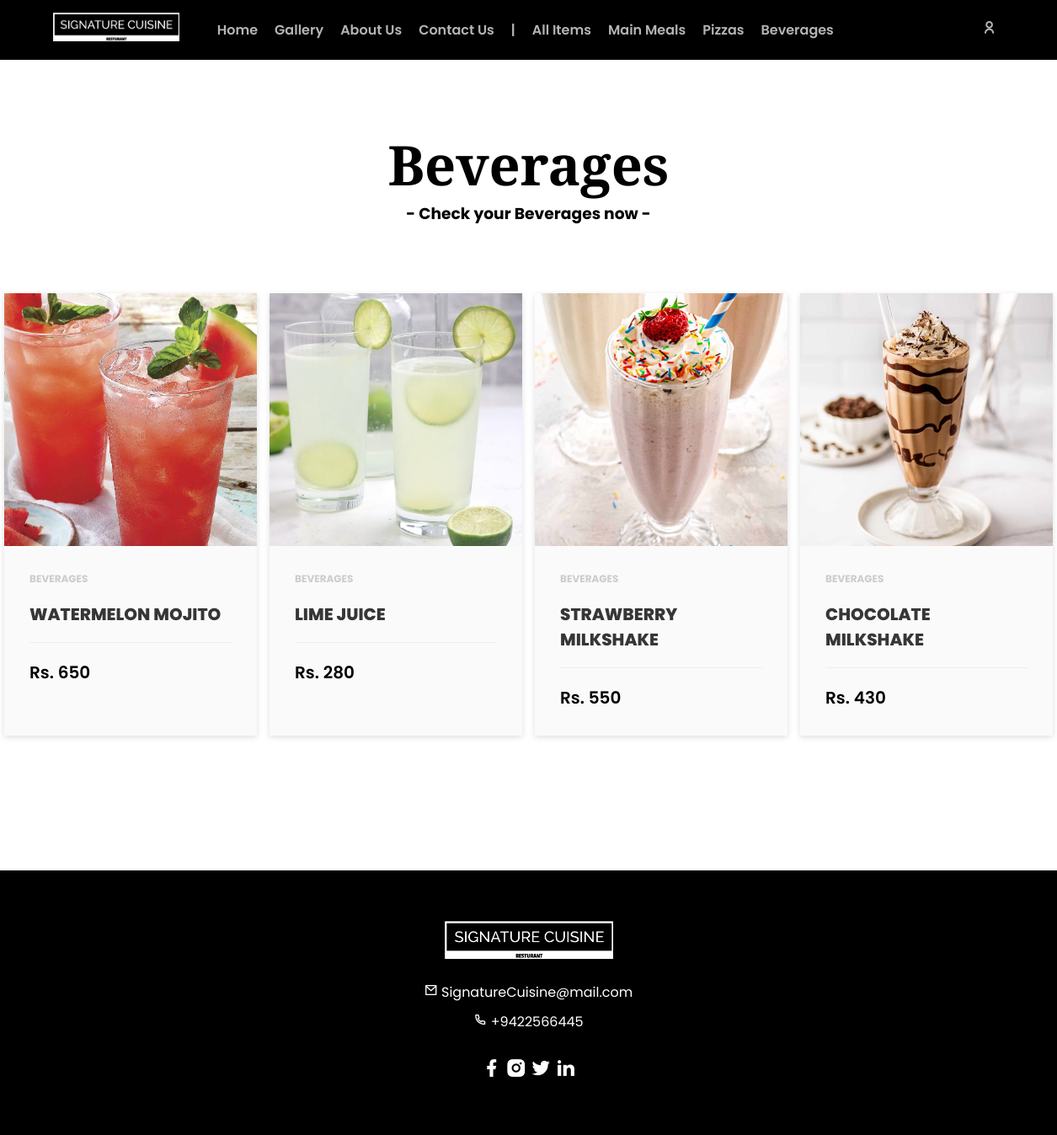
Screenshot of /Beverages.php with the database file from the repository.
### tables this page shows
CREATE TABLE IF NOT EXISTS `product` (
  `product_id` int NOT NULL AUTO_INCREMENT,
  `product_name` varchar(255) DEFAULT NULL,
  `product_price` varchar(50) DEFAULT NULL,
  `product_image` varchar(255) DEFAULT NULL,
  `product_code` varchar(10) DEFAULT NULL,
  `qty` int DEFAULT NULL,
  `brand` varchar(50) DEFAULT NULL,
  `category` varchar(50) DEFAULT NULL,
  `created_at` datetime DEFAULT NULL,
  `updated_at` datetime DEFAULT NULL,
  PRIMARY KEY (`product_id`)
);

### Beverages.php (the view, shortened to what this page needs)
<!DOCTYPE html>
<html lang="en">
<head>
    <?php
    include 'includes/connection.php';
    include 'includes/header.php';
    ?>
</head>
<body>
    <header>
        <?php
        include 'includes/menu.php';
        ?>
    </header>
    <section class="shop">
            <h1>Beverages</h1>
            <h3>- Check your Beverages now -</h3>
            <div class="grid" style="display: inline-grid !important;">
                <?php
                $sql = "SELECT *
                FROM product
                WHERE category = 'Beverages'
                ORDER BY created_at DESC";
                $result = mysqli_query($conn, $sql);
                if ($result->num_rows > 0) {
                    while ($row = $result->fetch_assoc()) { ?>
                        <div class="product-card">
                            <div class="product-tumb">
                                <img src="assets/images/uploads/<?php echo $row['product_image']; ?>" alt="">
                            </div>
                            <div class="product-details">
                                <span class="product-catagory">
                                    <?php echo $row['category']; ?>
                                </span>
                                <h4>
                                    <?php echo $row['product_name']; ?>
                                </h4>
                                <div class="product-bottom-details">
                                    <div class="product-price">
                                       Rs. <?php echo $row['product_price']; ?>
                                    </div>
                                </div>
                            </div>
                        </div>
                    <?php }
                }
                ?>
            </div>
    </section>
    <footer><center>
                <div class="footer-col">
                <center><img src="assets/images/logo2.png" alt="logo" class="footer-logo-img"></center>
                    <div class="contact">
                        <a href="#"><i class="ri-mail-line"></i> SignatureCuisine@mail.com</a>
                        <a href="#"><i class="ri-phone-line"></i> +9422566445</a>
                    </div>
                    <div class="social-icon">
                        <a href="https://web.facebook.com/" title="facebook">
                            <i class="ri-facebook-fill"></i>
                        </a>
                        <a href="https://www.instagram.com/" title="instagram">
                            <i class="ri-instagram-fill"></i>
                        </a>
                        <a href="https://twitter.com/" title="twitter">
                            <i class="ri-twitter-fill"></i>
                        </a>
                        <a href="https://www.linkedin.com/" title="linkedin">
                            <i class="ri-linkedin-fill"></i>
                        </a>
                    </div>
                </div>
</center>
    </footer>
</body>
</html>

### assets/css/styles.css (style rules this page uses)
* { margin: 0; padding: 0; box-sizing: border-box; }
a { color: var(--text-color); text-decoration: none; }
:root { --primary-color: #000000; --text-color: #5c686c; --primary-font: 'Playfair Display', serif; --secondry-font: 'Poppins', sans-serif; }
body { color: var(--primary-color); font-family: var(--secondry-font); }
section { padding: 80px 0; text-align: center; }
.grid { display: inline-grid; grid-template-columns: repeat(4, 1fr); gap: 15px; margin: 30px auto; }
h1 { font-size: 65px; font-weight: 800; font-family: var(--primary-font); }
footer { background: var(--primary-color); text-align: left; padding: 60px 0; }
footer .footer-col { display: flex; flex-direction: column; }
footer .footer-logo-img { width: 200px; margin-bottom: 20px; }
footer a, span { color: #FFF; transition: all .3s ease-in-out; }
footer .contact { display: flex; flex-direction: column; }
footer .contact a { margin-bottom: 10px; }
footer .social-icon { margin-top: 20px; }
footer .social-icon i { font-size: 25px; }
.product-card { width: 300px; position: relative; box-shadow: 0 2px 7px #dfdfdf; margin: 50px auto; background: #fafafa; text-align: left; }
.product-tumb { display: flex; align-items: center; justify-content: center; height: 300px; }
.product-tumb img { width: 100%; height: 100%; object-fit: cover; }
.product-details { padding: 30px; }
.product-catagory { display: block; font-size: 12px; font-weight: 700; text-transform: uppercase; color: #ccc; margin-bottom: 18px; }
.product-details h4 { font-weight: 800; font-size: 20px; display: block; margin-bottom: 18px; text-transform: uppercase; color: #363636; text-decoration: none; transition: 0.3s; cursor: pointer; }
.product-bottom-details { overflow: hidden; border-top: 1px solid #eee; padding-top: 20px; display: flex; justify-content: space-between; align-items: center; }
.product-bottom-details div { width: 50%; }
.product-price { text-align: left; font-size: 20px; color: var(--primary-color); font-weight: 600; }
:root { --primary-color: #000000; --text-color: #000000; --primary-font: 'Playfair Display', serif; --secondry-font: 'Poppins', sans-serif; }
.grid { display: grid; grid-template-columns: repeat(4, 1fr); gap: 15px; margin: 30px auto; }

### rows the page displays
product: product_image (picture), category "BEVERAGES", product_name "WATERMELON MOJITO", product_price "650"
product: product_image (picture), category "BEVERAGES", product_name "LIME JUICE", product_price "280"
product: product_image (picture), category "BEVERAGES", product_name "STRAWBERRY MILKSHAKE", product_price "550"
product: product_image (picture), category "BEVERAGES", product_name "CHOCOLATE MILKSHAKE", product_price "430"
